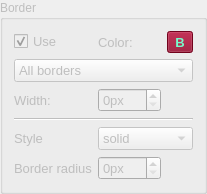
                    <widget class="QGroupBox" name="gbBorder">
                     <property name="enabled">
                      <bool>false</bool>
                     </property>
                     <property name="title">
                      <string>Border</string>
                     </property>
                     <layout class="QGridLayout" name="gridLayout_6">
                      <item row="9" column="1">
                       <widget class="QSpinBox" name="sbBorderRadius">
                        <property name="font">
                         <font>
                          <family>Arial</family>
                          <pointsize>10</pointsize>
                          <weight>50</weight>
                          <bold>false</bold>
                         </font>
                        </property>
                        <property name="suffix">
                         <string>px</string>
                        </property>
                       </widget>
                      </item>
                      <item row="0" column="0">
                       <widget class="QCheckBox" name="chkUseBorder">
                        <property name="font">
                         <font>
                          <family>Arial</family>
                          <pointsize>10</pointsize>
                          <weight>50</weight>
                          <bold>false</bold>
                         </font>
                        </property>
                        <property name="text">
                         <string>Use</string>
                        </property>
                        <property name="checked">
                         <bool>true</bool>
                        </property>
                       </widget>
                      </item>
                      <item row="0" column="1">
                       <widget class="QLabel" name="label_15">
                        <property name="font">
                         <font>
                          <family>Arial</family>
                          <pointsize>10</pointsize>
                          <weight>50</weight>
                          <bold>false</bold>
                         </font>
                        </property>
                        <property name="text">
                         <string>Color:</string>
                        </property>
                       </widget>
                      </item>
                      <item row="6" column="0">
                       <widget class="QLabel" name="label_57">
                        <property name="font">
                         <font>
                          <family>Arial</family>
                          <pointsize>10</pointsize>
                          <weight>50</weight>
                          <bold>false</bold>
                         </font>
                        </property>
                        <property name="text">
                         <string>Style</string>
                        </property>
                       </widget>
                      </item>
                      <item row="9" column="0">
                       <widget class="QLabel" name="label_70">
                        <property name="font">
                         <font>
                          <family>Arial</family>
                          <pointsize>10</pointsize>
                          <weight>50</weight>
                          <bold>false</bold>
                         </font>
                        </property>
                        <property name="text">
                         <string>Border radius</string>
                        </property>
                       </widget>
                      </item>
                      <item row="3" column="0" colspan="3">
                       <widget class="QComboBox" name="cbBorder">
                        <property name="font">
                         <font>
                          <family>Arial</family>
                          <pointsize>10</pointsize>
                          <weight>50</weight>
                          <bold>false</bold>
                         </font>
                        </property>
                        <property name="toolTip">
                         <string>All borders: the same width &amp; style applied to all
Others: set value and style separately for all 4.</string>
                        </property>
                        <item>
                         <property name="text">
                          <string>All borders</string>
                         </property>
                        </item>
                        <item>
                         <property name="text">
                          <string>Top</string>
                         </property>
                        </item>
                        <item>
                         <property name="text">
                          <string>Right</string>
                         </property>
                        </item>
                        <item>
                         <property name="text">
                          <string>Bottom</string>
                         </property>
                        </item>
                        <item>
                         <property name="text">
                          <string>Left</string>
                         </property>
                        </item>
                       </widget>
                      </item>
                      <item row="0" column="2">
                       <widget class="QToolButton" name="btnBorderColor">
                        <property name="sizePolicy">
                         <sizepolicy hsizetype="Fixed" vsizetype="Fixed">
                          <horstretch>0</horstretch>
                          <verstretch>0</verstretch>
                         </sizepolicy>
                        </property>
                        <property name="font">
                         <font>
                          <family>MS Shell Dlg 2</family>
                          <pointsize>10</pointsize>
                          <weight>75</weight>
                          <bold>true</bold>
                         </font>
                        </property>
                        <property name="styleSheet">
                         <string notr="true">QToolButton {background-color:#890222;color:#76fccc;}</string>
                        </property>
                        <property name="text">
                         <string>B</string>
                        </property>
                       </widget>
                      </item>
                      <item row="6" column="1" colspan="2">
                       <widget class="QComboBox" name="cbBorderStyle">
                        <property name="font">
                         <font>
                          <family>Arial</family>
                          <pointsize>10</pointsize>
                          <weight>50</weight>
                          <bold>false</bold>
                         </font>
                        </property>
                        <item>
                         <property name="text">
                          <string>solid</string>
                         </property>
                        </item>
                        <item>
                         <property name="text">
                          <string>dotted</string>
                         </property>
                        </item>
                        <item>
                         <property name="text">
                          <string>dashed</string>
                         </property>
                        </item>
                        <item>
                         <property name="text">
                          <string>double</string>
                         </property>
                        </item>
                        <item>
                         <property name="text">
                          <string>groove</string>
                         </property>
                        </item>
                        <item>
                         <property name="text">
                          <string>ridge</string>
                         </property>
                        </item>
                        <item>
                         <property name="text">
                          <string>inset</string>
                         </property>
                        </item>
                        <item>
                         <property name="text">
                          <string>outset</string>
                         </property>
                        </item>
                        <item>
                         <property name="text">
                          <string>none</string>
                         </property>
                        </item>
                       </widget>
                      </item>
                      <item row="4" column="0">
                       <widget class="QLabel" name="label_58">
                        <property name="font">
                         <font>
                          <family>Arial</family>
                          <pointsize>10</pointsize>
                          <weight>50</weight>
                          <bold>false</bold>
                         </font>
                        </property>
                        <property name="text">
                         <string>Width:</string>
                        </property>
                       </widget>
                      </item>
                      <item row="4" column="1">
                       <widget class="QSpinBox" name="sbBorderWidth">
                        <property name="font">
                         <font>
                          <family>Arial</family>
                          <pointsize>10</pointsize>
                          <weight>50</weight>
                          <bold>false</bold>
                         </font>
                        </property>
                        <property name="suffix">
                         <string>px</string>
                        </property>
                        <property name="maximum">
                         <number>100</number>
                        </property>
                       </widget>
                      </item>
                      <item row="5" column="0" colspan="3">
                       <widget class="Line" name="line">
                        <property name="orientation">
                         <enum>Qt::Horizontal</enum>
                        </property>
                       </widget>
                      </item>
                     </layout>
                    </widget>
